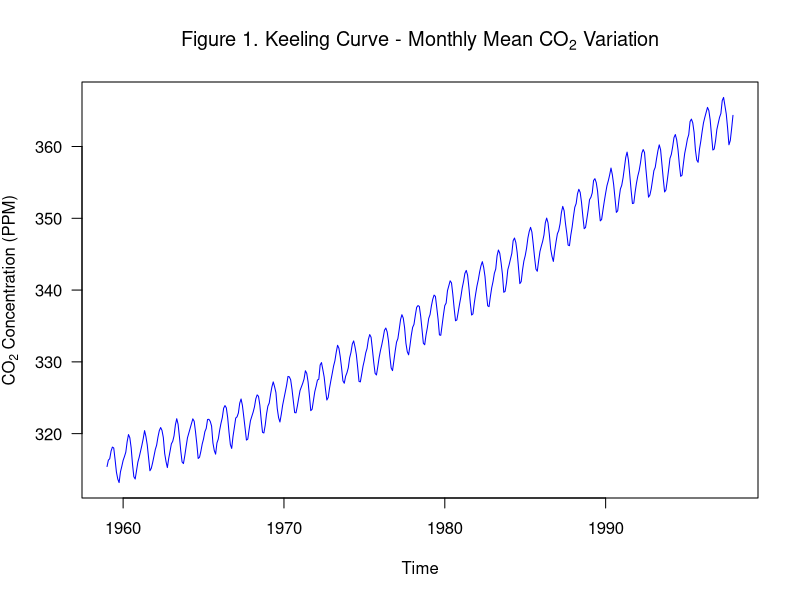
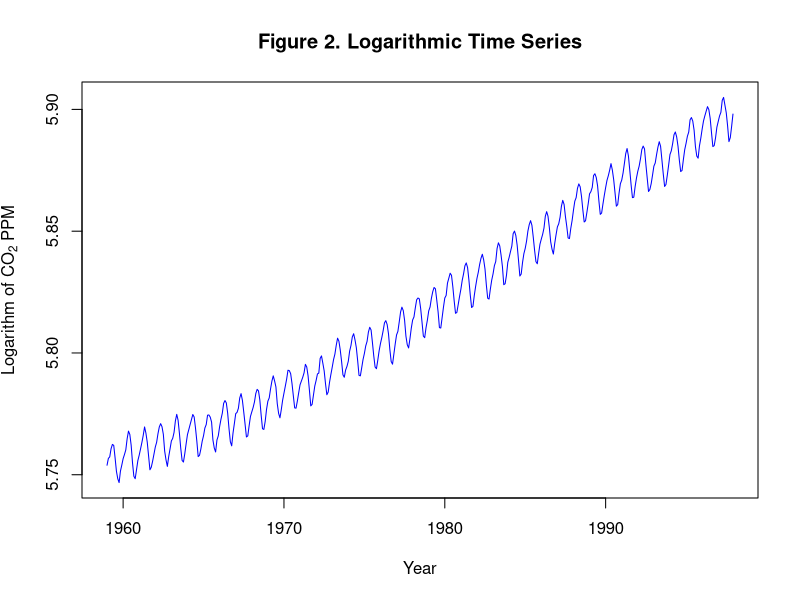
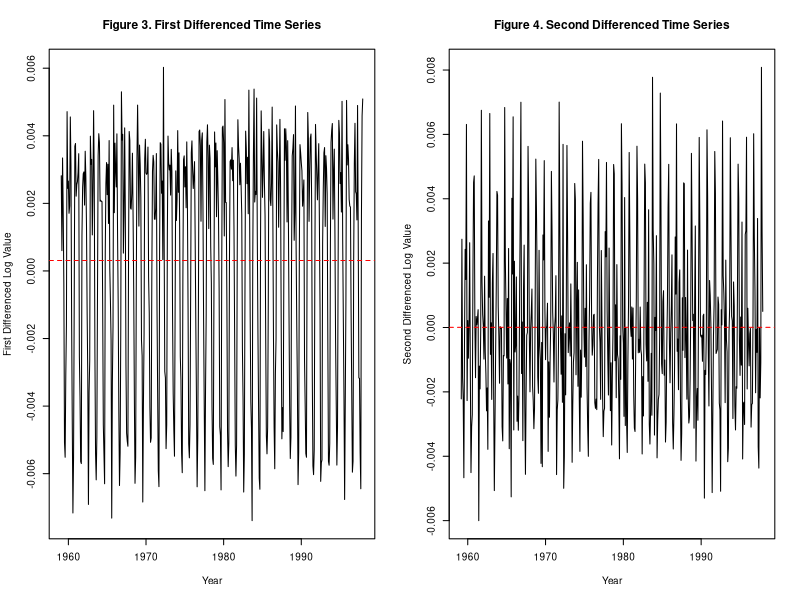
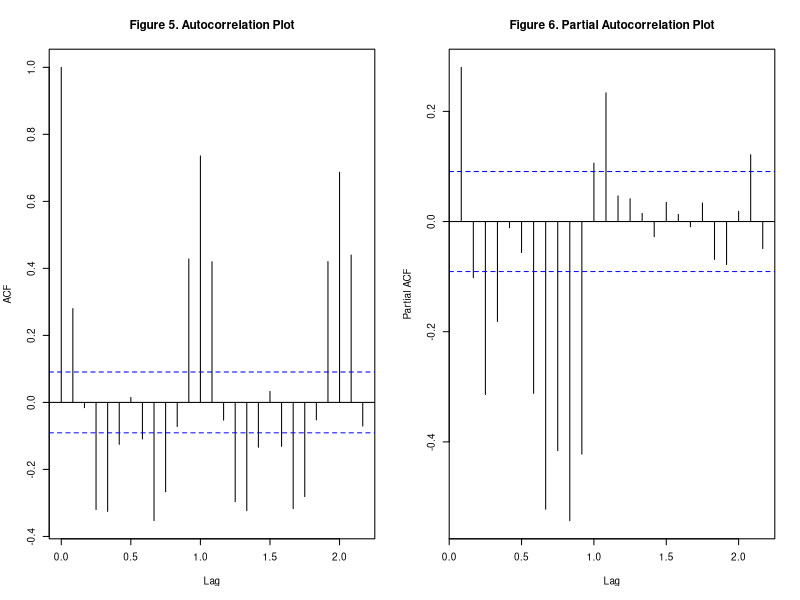
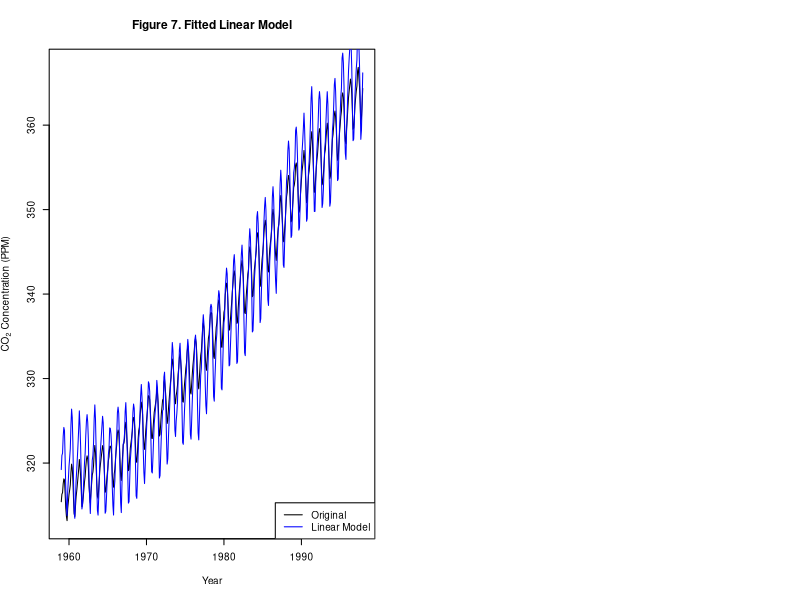
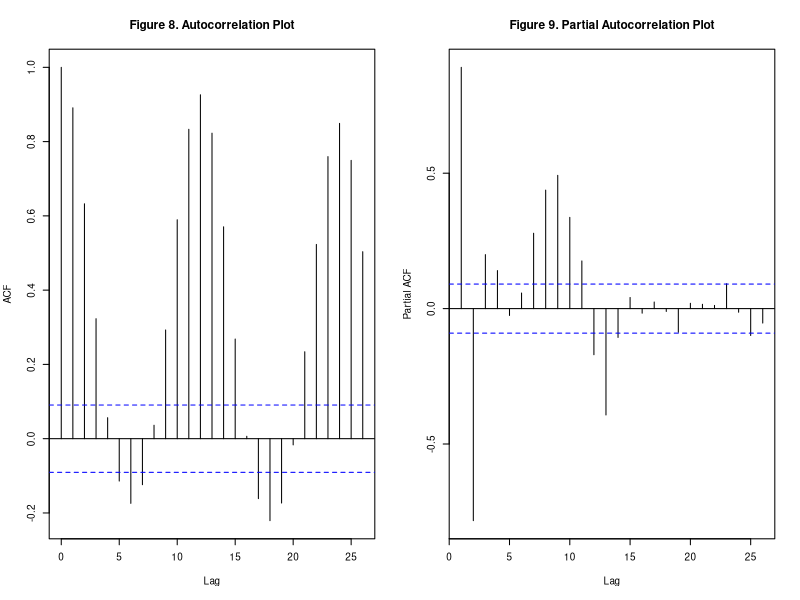
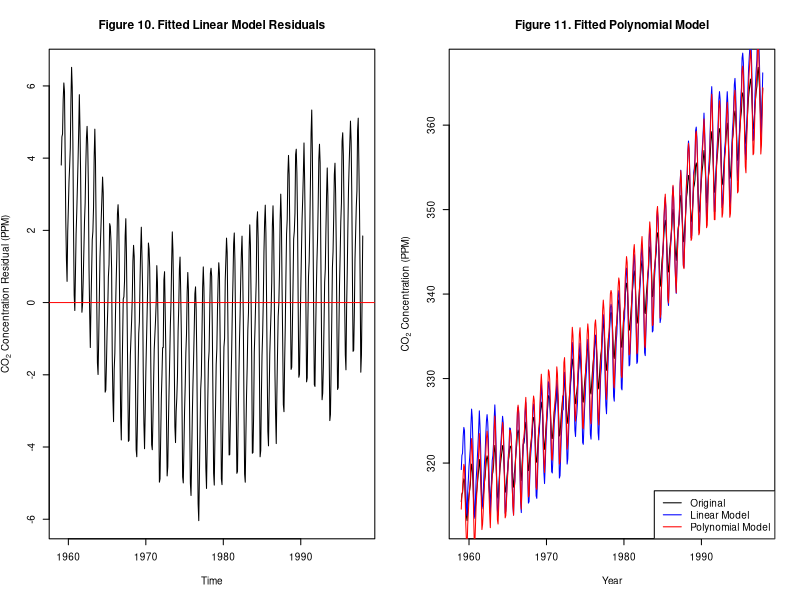
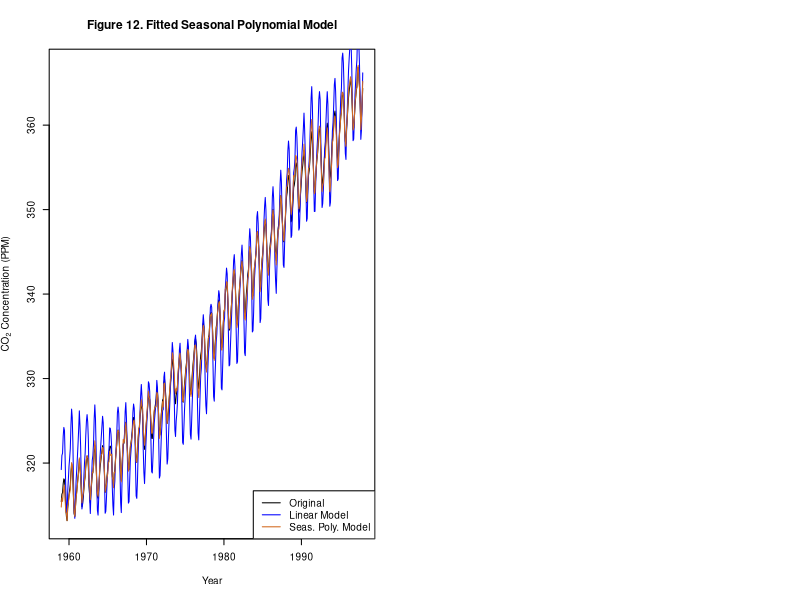

These charts were generated, in order, by the following R code: (Note: a time limit stopped this script after it produced the figures.)
## ---- chunk 1
plot(co2, ylab = expression("CO"[2]*" Concentration (PPM)"),
     xlab = expression("Time"),
     col = 'blue', las = 1)
title(main = expression("Figure 1. Keeling Curve - Monthly Mean CO"[2]*" Variation"))
## ---- chunk 2
library(forecast)
library(ggplot2)
library(dplyr)
library(lubridate)
library(zoo)
## ---- chunk 3
d <- log(co2)

plot(d, xlab = "Year", ylab = expression("Logarithm of CO"[2]*" PPM"), col = 'blue',
     main = "Figure 2. Logarithmic Time Series", type = "l")
## ---- chunk 4
d1 <- diff(d)
d2 <- diff(d1)

par(mfrow = c(1, 2), cex = 0.6)
plot(d1, xlab = "Year", ylab = "First Differenced Log Value",
     main = "Figure 3. First Differenced Time Series", type = "l")
abline(h = mean(d1), lty = 2, col = "red")
plot(d2, xlab = "Year", ylab = "Second Differenced Log Value",
     main = "Figure 4. Second Differenced Time Series", type = "l")
abline(h = mean(d2), lty = 2, col = "red")
## ---- chunk 5
par(mfrow = c(1, 2), cex = 0.6)
plot(acf(d2, plot = FALSE), main = "")
title("Figure 5. Autocorrelation Plot")
plot(pacf(d2, plot = FALSE), main = "")
title("Figure 6. Partial Autocorrelation Plot")
## ---- chunk 6
Time <- time(co2)
linear_model <- lm(co2 ~ Time)

plot(co2, xlab = "Year", ylab = expression("CO"[2]*" Concentration (PPM)"), main = "Figure 7. Fitted Linear Model",
     type = "l")
lines(co2 + linear_model$resid, col = "blue") 
legend('bottomright', legend=c("Original", "Linear Model"), col=c("black","blue"),
       lty=1)
## ---- chunk 7
par(mfrow = c(1, 2), cex = 0.6)
plot(acf(linear_model$residuals, plot = FALSE), main = "")
title("Figure 8. Autocorrelation Plot")
plot(pacf(linear_model$residuals, plot = FALSE), main = "")
title("Figure 9. Partial Autocorrelation Plot")
## ---- chunk 8
plot(linear_model$residuals, 
     xlab = "Time", ylab = expression("CO"[2]*" Concentration Residual (PPM)"), xaxt = "n",
     main = "Figure 10. Fitted Linear Model Residuals", type = "l")
axis(1, at=c(12,132,252,372), labels=c(1960, 1970, 1980, 1990))
abline(h = mean(linear_model$resid), col = "red")
## ---- chunk 9
poly_model <- lm(co2 ~ Time + I(Time^2) + I(Time^3))

plot(co2, xlab = "Year", ylab = expression("CO"[2]*" Concentration (PPM)"), main = "Figure 11. Fitted Polynomial Model",
     type = "l")
lines(co2 + linear_model$resid, col = "blue", cex = 0.6)
lines(co2 + poly_model$resid, col = "red", cex = 0.6)
legend('bottomright', 
       legend = c("Original", "Linear Model", "Polynomial Model"),
       col=c("black","blue","red"), lty=1)
## ---- chunk 10
poly_dummy_model <- tslm(formula = co2 ~ 0 + trend + I(trend^2) + 
                           I(trend^3) + season)

plot(co2, xlab = "Year", ylab = expression("CO"[2]*" Concentration (PPM)"), 
     main = "Figure 12. Fitted Seasonal Polynomial Model", type = "l")
lines(co2 + linear_model$resid, col = "blue", cex = 0.6)
lines(co2 + poly_dummy_model$resid, col = "chocolate", cex = 0.6)
legend('bottomright', 
       legend = c("Original", "Linear Model", "Seas. Poly. Model"),
       col=c("black","blue","chocolate"), lty=1)
## ---- chunk 11
par(mfrow = c(1, 2), cex = 0.6)
plot(acf(poly_dummy_model$residuals, plot = FALSE), main = "")
title("Figure 13. Autocorrelation Plot")
plot(pacf(poly_dummy_model$residuals, plot = FALSE), main = "")
title("Figure 14. Partial Autocorrelation Plot")
## ---- chunk 12
plot(poly_dummy_model$residuals, 
     xlab = "Time", ylab = expression("CO"[2]*" Concentration  Residual(PPM)"), 
     xaxt = "n",
     main = "Figure 15. Seasonal Polynomial Model Residuals", type = "l")
axis(1, at=c(12,132,252,372), labels=c(1960, 1970, 1980, 1990))
abline(h = mean(poly_dummy_model$resid), col = "red")
## ---- chunk 13
# make predictions 20 years from end of time series
predictions1 <- forecast(poly_dummy_model, h = 240)
pred.ts <- ts(predictions1$mean, start=c(1998,1), frequency=12)
ci.df <- data.frame(avg=predictions1$mean, upr=predictions1$upper[,2],
                    lwr=predictions1$lower[,2])

ggplot() +
  geom_line(data = co2, aes(x = time(co2), y = co2, 
                          colour = "Original Values")) +
  geom_line(data=pred.ts, aes(x=time(pred.ts), y=pred.ts, 
                              colour="Forecasted Values")) +
  geom_line(aes(x = 1959+(1:(39*12))/12, 
                         y = co2 + poly_dummy_model$residuals, 
                colour="Fitted Values")) +
  geom_ribbon(data=ci.df, aes(x=time(pred.ts),
                              ymin=lwr, ymax=upr), alpha=0.5) +
  labs(y = expression("CO"[2]*" Concentration (PPM)"), 
       x = "Year", title = "Figure 16. Polynomial Model Forecasts",
       colour = "Time Series") + 
  theme(panel.background = element_blank(),
        axis.line = element_line(colour = "black"),
        legend.key=element_blank(),
        axis.text.x=element_text(colour="black"),
        axis.text.y=element_text(colour="black"))
## ---- chunk 14
d_non_seas <- diff(d2, lag = 12)
d_seas <- d2 - d_non_seas

par(mfrow = c(2, 2), cex = 0.6)
plot(acf(d_non_seas, plot = FALSE), main = "")
title("Figure 17. Non-Seasonal ACF")
plot(pacf(d_non_seas, plot = FALSE), main = "")

title("Figure 18. Non-Seasonal PACF")
plot(acf(d_seas, plot = FALSE), main = "")
title("Figure 19. Seasonal ACF")
plot(pacf(d_seas, plot = FALSE), main = "")
title("Figure 20. Seasonal PACF")
## ---- chunk 15
# placeholders
aic <- 0
arima_model <- NA

for (p in 1:3) { 
  for (q in 0:1) {
    for (d_arima in 1:2) {
      model <- try(arima(d[], order = c(p,d_arima,q),
                     seasonal = list(order = c(p, d_arima, q), period = 12)),
                   silent = TRUE)
      if (length(model) > 1) {
        if (model$aic < aic) {
          d_model <- d_arima
          aic <- model$aic
          arima_model <- model
        }
      }
    }
  }
}

cat("Order of Differencing:", d_model, "\n")

print(arima_model$coef)
## ---- chunk 16
arima_model <- arima(d, order = c(2, 1, 1), 
                     seasonal = list(order = c(2,1,1)))

plot(d, xlab = "Year", 
     ylab = expression("CO"[2]*" Concentration (PPM), Transformed"), 
     main = "Figure 21. Fitted SARIMA Model", type = "l")
lines(d + arima_model$resid, col = "red", cex = 0.6)
legend('bottomright', 
       legend = c("Original", "SARIMA Model"),
       col=c("black","red"), lty=1)
## ---- chunk 17
plot(arima_model$residuals, 
     xlab = "Time", ylab = "Model Residual", xaxt = "n",
     main = "Figure 22. SARIMA Model Residuals", type = "l")
axis(1, at=c(12,132,252,372), labels=c(1960, 1970, 1980, 1990))
abline(h = mean(arima_model$resid), col = "red")
## ---- chunk 18
# make predictions 20 years from end of time series
predictions2 <- forecast(arima_model, h = 240)
pred2.ts <- ts(predictions2$mean, start=c(1998,1), frequency=12)
ci.df2 <- data.frame(avg=predictions2$mean, upr=predictions2$upper[,2],
                    lwr=predictions2$lower[,2])

ggplot() +
  geom_line(data=pred2.ts, aes(x=time(pred2.ts), y=pred2.ts, 
                              colour="Forecasted Values")) +
  geom_line(aes(x = 1959+(1:(39*12))/12, 
                         y = d + arima_model$residuals, 
                colour="Fitted Values")) +
  geom_ribbon(data=ci.df2, aes(x=time(pred2.ts),
                              ymin=lwr, ymax=upr), alpha=0.5) +
  labs(y = expression("CO"[2]*" Concentration (PPM), Transformed"), 
       x = "Year", title = "Figure 23. SARIMA Model Forecast") 
## ---- chunk 19
# Read table skipping all the irrelevant text
w <- read.table("co2_weekly_mlo.txt", skip=47)

# Rename columns
colnames(w) <- c("yr", "mon", "day", "decimal", "ppm", 
                 "no.days", "1yr", "10yr", "since.1800")

# Merge 
w <- w %>%
  mutate(date = make_date(yr, mon, day))
## ---- chunk 20
# First drop irrelevant columns
w2 <- w[c('date','ppm')]

subset(w2, w2$ppm==-999.99)
## ---- chunk 21
# recursively replace consecutive series of missing values
for (i in 1:(length(w2[,2])-1)) {
   if (w2[,2][i+1]==-999.99) {w2[,2][i+1]<- w2[,2][i]}
 }
## ---- chunk 22
ts1 <- ts(w2$ppm, start=c(1974, 5), frequency=52)

plot(ts1, main="Figure 24. NOAA with Imputed Missing Values",
     ylab = expression("CO"[2]*" Concentration (PPM)"), col="darkgreen")
## ---- chunk 23
decomp.ts1 <- decompose(ts1, type="additive")
plot(decomp.ts1$seasonal, 
     main="Figure 25. Seasonal Component of Real Time Series",
     ylab="Deviation")
## ---- chunk 24
ts1.d1 <- diff(ts1)
ts1.d2 <- diff(ts1.d1)

par(mfrow = c(1, 2), cex = 0.6)
plot(ts1.d1, xlab = "Year", ylab = "First Differenced Value",
     main = "Figure 26. First Differenced Real Time Series", type = "l")
abline(h = mean(d1), lty = 2, col = "red")
plot(ts1.d2, xlab = "Year", ylab = "Second Differenced Value",
     main = "Figure 27. Second Differenced Real Time Series", type = "l")
abline(h = mean(d2), lty = 2, col = "red")
## ---- chunk 25
par(mfrow = c(1, 2), cex = 0.6)
plot(acf(ts1.d2, plot = FALSE), main = "")
title("Figure 28. Autocorrelation Plot")
plot(pacf(ts1.d2, plot = FALSE), main = "")
title("Figure 29. Partial Autocorrelation Plot")
## ---- chunk 26
fmt <- "%Y-%m-%d"
w3 <- aggregate(w2["ppm"], list(Date = as.yearmon(w2$date, fmt)), mean)
ts2 <- ts(subset(w3, w3$Date >= "Jan 1997")$ppm, start=c(1997,1), frequency=12)

plot(ts2, main="Figure 30. Aggregated (Monthly) Time Series From 1997", 
     ylab = expression("CO"[2]*" Concentration (PPM)"), col="darkgreen")
## ---- chunk 27
ts3 <- ts(subset(w3, w3$Date >= "Jan 1998" & w3$Date <= "Dec 2017")$ppm, 
          start=c(1998,1), frequency=12)
p.ts <- ts(predictions1$mean, start=c(1998,1), frequency=12)
p.ts2 <- ts(exp(predictions2$mean), start=c(1998,1), frequency=12)
months <- as.Date(subset(w3$Date, w3$Date >= "Jan 1998" & 
                           w3$Date <= "Dec 2017"))

ggplot() +
  geom_line(data=ts3, aes(x=months, y=ts3, color="Actual")) +
  geom_line(data=p.ts, aes(x=months, y=p.ts, color="Polynomial")) + 
  geom_line(data=p.ts2, aes(x=months, y=p.ts2, color="SARIMA")) + 
  ggtitle("Figure 31. Predicted (Polynomial & SARIMA) vs. Actual CO2 Values") +
  labs(x="Date", y = expression("CO"[2]*" Concentration (PPM)"))
## ---- chunk 28
poly.acc <- accuracy(p.ts, ts3)
sarima.acc <- accuracy(p.ts2, ts3)
poly.acc
sarima.acc
## ---- chunk 29
train <- subset(w3, w3$Date <= "Jun 2019")
test <- subset(w3, w3$Date > "Jun 2019")

train.ts <- ts(train$ppm, start=c(1974, 5), frequency=12)
test.ts <- ts(test$ppm, start=c(2019, 6), frequency=12)
## ---- chunk 30
d_non_seas <- diff(train.ts, lag = 12)
d_seas <- train.ts - d_non_seas

par(mfrow = c(2, 2), cex = 0.6)
plot(acf(d_non_seas, plot = FALSE), main = "")
title("Figure 32. Non-Seasonal ACF")
plot(pacf(d_non_seas, plot = FALSE), main = "")
title("Figure 33. Non-Seasonal PACF")
plot(acf(d_seas, plot = FALSE), main = "")
title("Figure 34. Seasonal ACF")
plot(pacf(d_seas, plot = FALSE), main = "")
title("Figure 35. Seasonal PACF")
## ---- chunk 31
params <- list()
aics <- list()

for (p in 0:2) { 
  for (q in 0:2) {
    for (d in 1:2) {
      for (P in 0:2) {
        for (Q in 0:2) {
          for (D in 1:2) {
            model <- try(arima(train.ts, order=c(p,q,d), 
                               seasonal=list(order=c(P,D,Q), 
                                             period=12), method="ML"), 
                         silent=T)
            params <- append(params, paste(p,d,q,P,D,Q))
            default <- NULL
            aic <- try(default <- model$aic, silent=T)
            aics <- append(aics, aic)
              }
            }
          }
        }
      }
    }
 
## ---- chunk 32
aics2 <- as.numeric(unlist(aics))
min <- ifelse(!all(is.na(aics2)), min(aics2, na.rm=T), NA)
index <- which(aics2==min)
## ---- chunk 33
f.md <- arima(train.ts, order=c(1,1,1), seasonal=list(order=c(0,1,1), period=12))

plot(train.ts, xlab = "Year", ylab = expression("CO"[2]*" Concentration (PPM)"), 
     main = "Figure 36. Fitted Best Performing SARIMA Model", type = "l")
lines(train.ts + f.md$resid, col = "orange", cex = 0.5)
legend('bottomright', 
       legend = c("Original", "SARIMA Model"),
       col=c("black","orange"), lty=1)
## ---- chunk 34
par(mfrow = c(1, 2), cex = 0.6)
plot(f.md$residuals, 
     xlab = "Time", ylab = "Residual Value", xaxt = "n",
     main = "Figure 37. Best Performing SARIMA Model Residuals", type = "l")
axis(1, at=c(12,132,252,372), labels=c(1960, 1970, 1980, 1990))
abline(h = mean(f.md$resid), col = "red")
plot(hist(f.md$residuals, plot = FALSE), xlab = "Residual Value",
     main="Figure 38. Histogram of Residuals")
## ---- chunk 35
fitteds <- train.ts + f.md$residuals
isa <- accuracy(fitteds, train.ts)
isa
## ---- chunk 36
f1 <- forecast(f.md, h=24)
f.ts <- ts(f1$mean, start=c(2019,7), frequency=12)

autoplot(f1) +
  ggtitle("Figure 39. Forecasts from Best Fitting ARIMA Model") +
  labs(y=expression("CO"[2]*" Concentration (PPM)"), x="Date")

ggplot() +
  geom_line(data=test.ts, aes(x=time(test.ts), y=test.ts, color="Actual")) +
  geom_line(data=f.ts, aes(x=time(test.ts), y=f.ts, color="SARIMA")) + 
  labs(x="Date", y=expression("CO"[2]*" Concentration (PPM)")) + 
  ggtitle("Figure 40. Comparison of Predicted Vs. Actual Values")
## ---- chunk 37
accf1 <- accuracy(f.ts, test.ts)
accf1
## ---- chunk 38
f2 <- forecast(f.md, h=967)
f2df <- data.frame(f2)

autoplot(f2) +
  geom_hline(yintercept = 450, linetype="dotted", color='red') +
  ggtitle("Figure 41. SARIMA Year 2100 Forecast") +
  labs(x="Time", y=expression("CO"[2]*" Concentration (PPM)"))
